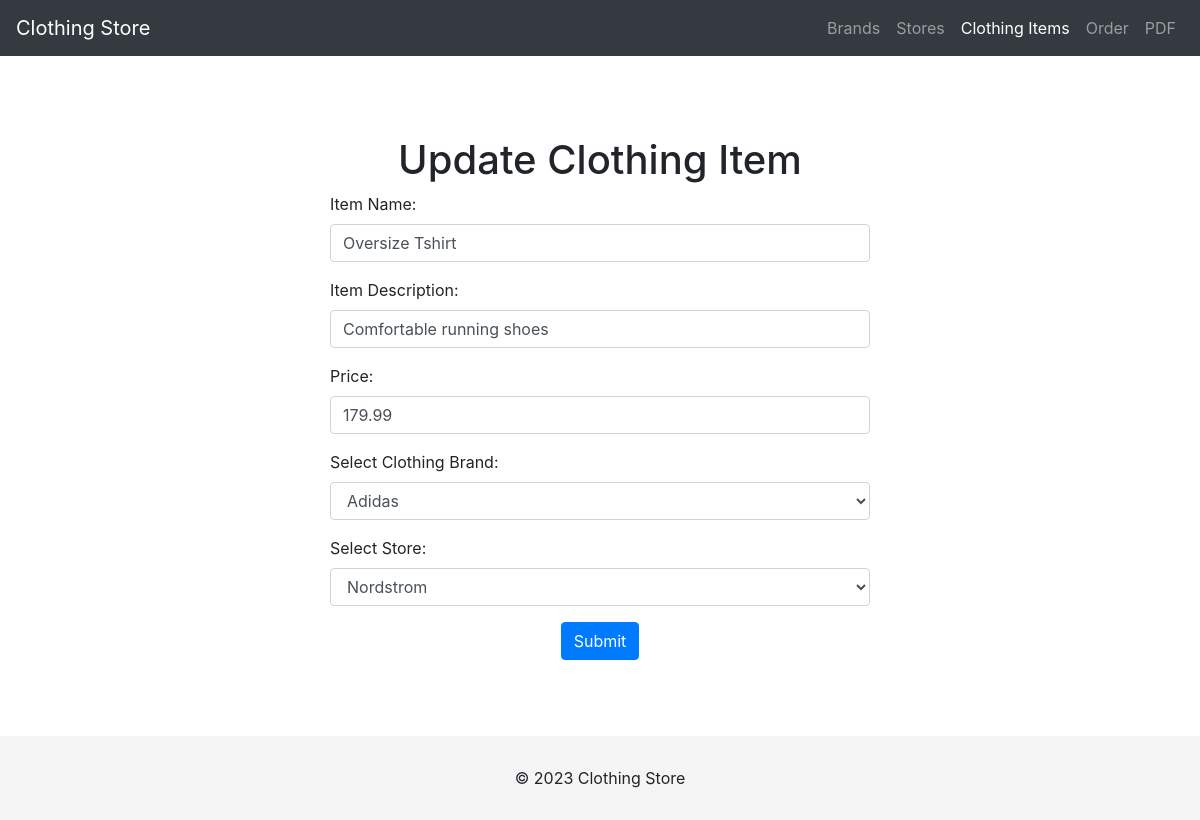
Screenshot of /clothing_store/update_clothingitem.php?id=34 with the database file from the repository.
### tables this page shows
CREATE TABLE `ClothingItems` (
  `ItemID` int(11) NOT NULL,
  `ItemName` varchar(50) DEFAULT NULL,
  `ItemDescription` varchar(255) DEFAULT NULL,
  `Price` decimal(10,2) DEFAULT NULL,
  `BrandID` int(11) DEFAULT NULL,
  `StoreID` int(11) DEFAULT NULL
);

CREATE TABLE `Brands` (
  `BrandID` int(11) NOT NULL,
  `BrandName` varchar(50) DEFAULT NULL,
  `BrandDescription` varchar(255) DEFAULT NULL,
  `BrandCategory` varchar(50) DEFAULT NULL
);

CREATE TABLE `Stores` (
  `StoreID` int(11) NOT NULL,
  `StoreName` varchar(50) DEFAULT NULL,
  `StoreAddress` varchar(255) DEFAULT NULL,
  `StoreCity` varchar(50) DEFAULT NULL
);

### clothing_store/update_clothingitem.php (the view, shortened to what this page needs)
<?php
$conn = mysqli_connect("localhost:3307", "root", "", "solosquad_clothingstore");
if (isset($_GET["id"])) {
    $id = $_GET["id"];
    $sql = "SELECT * FROM ClothingItems WHERE ItemID='$id'";
    $result = mysqli_query($conn, $sql);
    if (mysqli_num_rows($result) == 1) {
        $row = mysqli_fetch_assoc($result);
        $ItemName = $row["ItemName"];
        $ItemDescription = $row["ItemDescription"];
        $Price = $row["Price"];
        $StoreID = $row["StoreID"];
        $BrandID = $row["BrandID"];
    } else {
        echo "No matching records found";
    }
}
?>
<!DOCTYPE html>
<html lang="en">
<head>
  <link rel="stylesheet" href="https://stackpath.bootstrapcdn.com/bootstrap/4.3.1/css/bootstrap.min.css">
</head>
<body>
    <nav class="navbar navbar-expand-lg navbar-dark bg-dark">
        <a class="navbar-brand" href="./index.php">Clothing Store</a>
        <div class="collapse navbar-collapse" id="navbarNav">
            <ul class="navbar-nav ml-auto">
                <li class="nav-item">
                    <a class="nav-link" href="./index.php">Brands</a>
                </li>
                <li class="nav-item ">
                    <a class="nav-link" href="./store.php">Stores</a>
                </li>
                <li class="nav-item active">
                    <a class="nav-link" href="./clothingitem.php">Clothing Items<span class="sr-only">(current)</span></a>
                </li>
                <li class="nav-item">
                    <a class="nav-link" href="./order.php">Order</a>
                </li>
                <li class="nav-item">
                    <a class="nav-link" href="./pdf.php">PDF</a>
                </li>
            </ul>
        </div>
    </nav>
<div class="container">
  <h1 class="text-center">Update Clothing Item</h1>
  <div class="row justify-content-center">
    <div class="col-md-6">
      <form method="post" action="<?php echo htmlspecialchars($_SERVER["PHP_SELF"]);?>">
        <div class="form-group">
          <label for="name">Item Name:</label>
          <input type="text" class="form-control" id="ItemName" name="ItemName" placeholder="Cotton Skinny Jeans" value="<?php echo $ItemName ?>">
        </div>
        <div class="form-group">
          <label for="desc">Item Description:</label>
          <input type="text" class="form-control" id="ItemDescription" name="ItemDescription"  placeholder="Crisp cotton shirt for mens available in every size and in various colors.." value="<?php echo $ItemDescription ?>">
        </div>
        <div class="form-group">
          <label for="Category">Price:</label>
          <input type="text" class="form-control" id="Price" name="Price" placeholder="99" value="<?php echo $Price ?>" >
        </div>
        <div class="form-group">
            <label for="store">Select Clothing Brand:</label>
            <select class="form-control" id="BrandID" name="BrandID">
                <?php
                $host="localhost:3307";
                $username="root";
                $pass="";
                $db="solosquad_clothingstore";
                $conn=mysqli_connect($host,$username,$pass,$db);
                $query = "SELECT * FROM Brands";
                $result = mysqli_query($conn, $query);
                while ($row = mysqli_fetch_assoc($result)) {
                    echo '<option value="' . $row["BrandID"] . '"';
                    if ($BrandID == $row['BrandID']) {
                        echo ' selected="selected"';
                    }
                    echo '>' . $row["BrandName"] . '</option>';
                }
                ?>
            </select>
        </div>
        <div class="form-group">
            <label for="store">Select Store:</label>
            <select class="form-control" id="StoreID" name="StoreID">
                <?php
                $host="localhost:3307";
                $username="root";
                $pass="";
                $db="solosquad_clothingstore";
                $conn=mysqli_connect($host,$username,$pass,$db);
                $query = "SELECT * FROM Stores";
                $result = mysqli_query($conn, $query);
                while ($row = mysqli_fetch_assoc($result)) {
                    echo '<option value="' . $row["StoreID"] . '"';
                        if ($StoreID == $row['StoreID']) {
                            echo ' selected="selected"';
                        }
                        echo '>' . $row["StoreName"] . '</option>';
                }
                ?>
            </select>
        </div>
        <div class="form-group text-center">
          <button type="submit" class="btn btn-primary">Submit</button>
        </div>
      </form>
    </div>
  </div>
</div>
<footer class="footer">
    <div class="text-center">
      <span>&copy; 2023 Clothing Store</span>
    </div>
  </footer>
</body>
</html>

### clothing_store/update_clothingitem.php (style rules this page uses)
.container { margin-top: 80px; }
.footer { background-color: #f5f5f5; padding: 30px 0; margin-top: 60px; }

### rows the page displays
clothingitems: ItemName "Oversize Tshirt", ItemDescription "Comfortable running shoes", Price "179.99", BrandID "Adidas", StoreID "Nordstrom"
